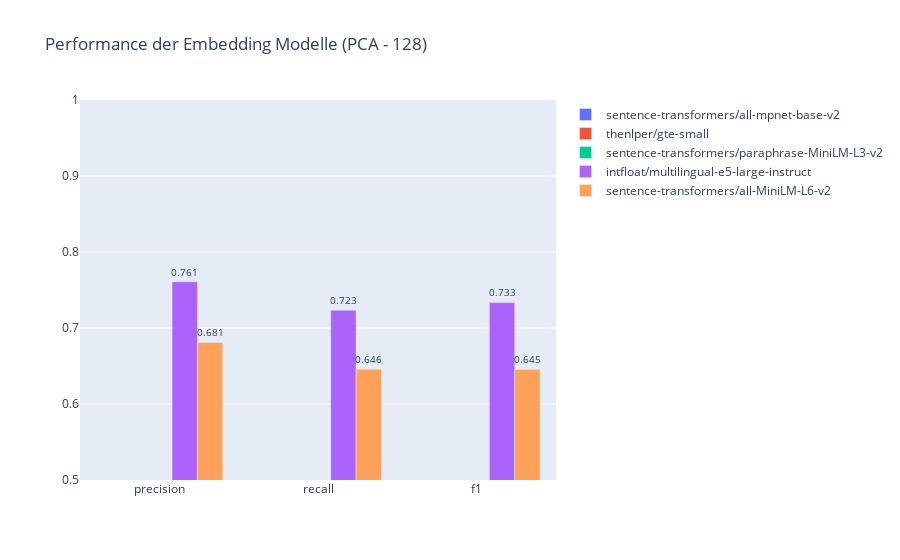

Source (notebook cell):
### Code cell
data=[]
for row in df_results.iter_rows(named=True):
    data.append(go.Bar(name=row["model"], x=metrics, y=[row["precision"], row["recall"], row["f1"]], text=[row["precision"], row["recall"], row["f1"]]))

fig = go.Figure(data, layout_yaxis_range=[0.5,1.0])
fig.update_traces(texttemplate='%{text:.3}', textposition='outside')
if DIMENSION_REDUCTION:
    fig.update_layout(barmode='group', title="Performance der Embedding Modelle (PCA - 128)")
else:
    fig.update_layout(barmode='group', title="Performance der Embedding Modelle")
fig.show()

### Figure 1 — Plotly figure (JSON) as saved in the notebook; plotly's stock layout.template omitted (floating-point values rounded to 4 significant figures)
{"data": [{"name": "sentence-transformers/all-mpnet-base-v2", "text": ["0.3488625001138758", "0.3511638965348469", "0.3453973452722485"], "textposition": "outside", "texttemplate": "%{text:.3}", "type": "bar", "x": ["precision", "recall", "f1"], "y": [0.3489, 0.3512, 0.3454]}, {"name": "thenlper/gte-small", "text": ["0.42881361190114675", "0.42597663867052166", "0.42474664015161023"], "textposition": "outside", "texttemplate": "%{text:.3}", "type": "bar", "x": ["precision", "recall", "f1"], "y": [0.4288, 0.426, 0.4247]}, {"name": "sentence-transformers/paraphrase-MiniLM-L3-v2", "text": ["0.41811522348971525", "0.4215721742212098", "0.4096769141265321"], "textposition": "outside", "texttemplate": "%{text:.3}", "type": "bar", "x": ["precision", "recall", "f1"], "y": [0.4181, 0.4216, 0.4097]}, {"name": "intfloat/multilingual-e5-large-instruct", "text": ["0.7607636695831688", "0.7234338615997863", "0.7333957744601963"], "textposition": "outside", "texttemplate": "%{text:.3}", "type": "bar", "x": ["precision", "recall", "f1"], "y": [0.7608, 0.7234, 0.7334]}, {"name": "sentence-transformers/all-MiniLM-L6-v2", "text": ["0.6809319400372401", "0.6457012078830805", "0.6453006926453777"], "textposition": "outside", "texttemplate": "%{text:.3}", "type": "bar", "x": ["precision", "recall", "f1"], "y": [0.6809, 0.6457, 0.6453]}], "layout": {"barmode": "group", "title": {"text": "Performance der Embedding Modelle (PCA - 128)"}, "yaxis": {"range": [0.5, 1]}}}
